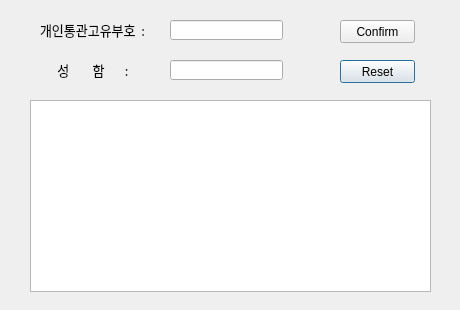
<?xml version="1.0" encoding="UTF-8"?>
<ui version="4.0">
 <class>Entry_system</class>
 <widget class="QDialog" name="Entry_system">
  <property name="geometry">
   <rect>
    <x>0</x>
    <y>0</y>
    <width>460</width>
    <height>310</height>
   </rect>
  </property>
  <property name="mouseTracking">
   <bool>false</bool>
  </property>
  <property name="windowTitle">
   <string>Dialog</string>
  </property>
  <widget class="QPushButton" name="pushButton">
   <property name="geometry">
    <rect>
     <x>340</x>
     <y>60</y>
     <width>75</width>
     <height>23</height>
    </rect>
   </property>
   <property name="text">
    <string>Reset</string>
   </property>
  </widget>
  <widget class="QPushButton" name="pushButton_2">
   <property name="geometry">
    <rect>
     <x>340</x>
     <y>20</y>
     <width>75</width>
     <height>23</height>
    </rect>
   </property>
   <property name="text">
    <string>Confirm</string>
   </property>
  </widget>
  <widget class="QLineEdit" name="lineEdit">
   <property name="geometry">
    <rect>
     <x>170</x>
     <y>20</y>
     <width>113</width>
     <height>20</height>
    </rect>
   </property>
  </widget>
  <widget class="QLineEdit" name="lineEdit_2">
   <property name="geometry">
    <rect>
     <x>170</x>
     <y>60</y>
     <width>113</width>
     <height>20</height>
    </rect>
   </property>
  </widget>
  <widget class="QLabel" name="label">
   <property name="geometry">
    <rect>
     <x>40</x>
     <y>20</y>
     <width>120</width>
     <height>20</height>
    </rect>
   </property>
   <property name="font">
    <font>
     <family>함초롬바탕</family>
     <pointsize>10</pointsize>
    </font>
   </property>
   <property name="text">
    <string>개인통관고유부호  :</string>
   </property>
  </widget>
  <widget class="QLabel" name="label_2">
   <property name="geometry">
    <rect>
     <x>40</x>
     <y>60</y>
     <width>121</width>
     <height>20</height>
    </rect>
   </property>
   <property name="font">
    <font>
     <family>함초롬바탕</family>
     <pointsize>10</pointsize>
    </font>
   </property>
   <property name="text">
    <string>      성        함       :</string>
   </property>
  </widget>
  <widget class="QTableView" name="tableView">
   <property name="geometry">
    <rect>
     <x>30</x>
     <y>100</y>
     <width>401</width>
     <height>192</height>
    </rect>
   </property>
  </widget>
 </widget>
 <resources/>
 <connections/>
</ui>
